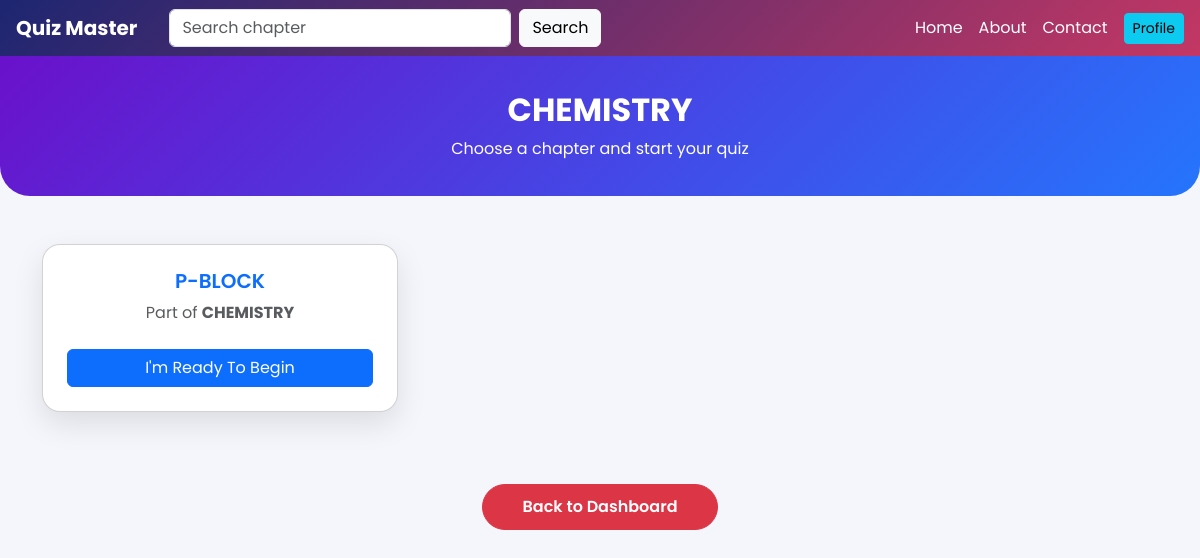
The page /chapter/wise/quiz/2/ (signed in) on the database its author committed.
### app.py (models this page shows)
class Quiz(db.Model):
    id = db.Column(db.Integer, primary_key=True)
    title = db.Column(db.String(100), nullable=False)
    created_at = db.Column(db.DateTime, default=datetime.utcnow)
    chapters = db.relationship('Chapter', backref='quiz', lazy=True, cascade='all, delete-orphan')

class Chapter(db.Model):
    id = db.Column(db.Integer, primary_key=True)
    title = db.Column(db.String(50), nullable=False)
    quiz_id = db.Column(db.Integer, db.ForeignKey('quiz.id'), nullable=False)
    created_at = db.Column(db.DateTime, default=datetime.utcnow)

### app.py (the view)
@app.route('/chapter/wise/quiz/<int:quiz_id>/', methods=['GET'])
@login_required
def chapter_wise_quiz(quiz_id):
    quiz = Quiz.query.get_or_404(quiz_id)
    search_query = request.args.get("q", '').strip()
    if search_query:
        chapters = Chapter.query.filter(
            Chapter.quiz_id == quiz_id,
            Chapter.title.ilike(f"%{search_query}%")
        ).all()
    else:
        chapters = Chapter.query.filter_by(quiz_id=quiz_id).all()
    return render_template('chapter_wise_quiz.html', quiz=quiz, chapters=chapters, search_query=search_query)

### app.py (called while the page is built)
def login_required(f):
    @wraps(f)
    def decorated_function(*args, **kwargs):
        if 'user_id' not in session:
            flash('Please log in to access this page.', 'warning')
            return redirect(url_for('user_login'))
        return f(*args, **kwargs)
    return decorated_function

### templates/chapter_wise_quiz.html (shortened to what this page needs)
<!DOCTYPE html>
<html lang="en">
<head>
  <link href="https://cdn.jsdelivr.net/npm/bootstrap@5.3.0/dist/css/bootstrap.min.css" rel="stylesheet">
</head>
<body>
<nav class="navbar navbar-expand-lg navbar-dark sticky-top px-3">
  <a class="navbar-brand" href="/">Quiz Master</a>
  <div class="collapse navbar-collapse" id="navMenu">
    <form class="d-flex mx-lg-3 my-2 my-lg-0"
          method="GET"
          action="/chapter/wise/quiz/{{ quiz.id }}">
      <input class="form-control me-2"
             type="search"
             name="q"
             value="{{ search_query or '' }}"
             placeholder="Search chapter">
      <button class="btn btn-light">Search</button>
    </form>
    <ul class="navbar-nav ms-auto align-items-lg-center">
      <li class="nav-item">
        <a class="nav-link text-white" href="/">Home</a>
      </li>
      <li class="nav-item">
        <a class="nav-link text-white" href="/about">About</a>
      </li>
      <li class="nav-item">
        <a class="nav-link text-white" href="/contact">Contact</a>
      </li>
      <li class="nav-item ms-lg-2">
        <a href="/user/profile" class="btn btn-info btn-sm">Profile</a>
      </li>
    </ul>
  </div>
</nav>
<div class="page-header text-center">
  <h2 class="fw-bold">{{ quiz.title }}</h2>
  <p class="mb-0">Choose a chapter and start your quiz</p>
</div>
<div class="container my-5">
  <div class="row">
    {% for chapter in chapters %}
    <div class="col-md-4 mb-4">
      <div class="card chapter-card p-4 text-center h-100">
        <h5 class="chapter-title text-primary">{{ chapter.title }}</h5>
        <p class="text-muted mb-4">
          Part of <strong>{{ chapter.quiz.title }}</strong>
        </p>
        <a href="/take/quiz/{{ chapter.quiz.id }}/{{ chapter.id }}"
           class="btn btn-primary w-100">
          I'm Ready To Begin
        </a>
      </div>
    </div>
    {% else %}
    <div class="col-12 text-center text-muted">
      <h3 style="color:darkred;">SORRY , No chapters found for this Quiz !! 😔</h3>
    </div>
    {% endfor %}
  </div>
  <div class="text-center mt-5">
    <a href="/user/dashboard" class="btn btn-danger back-btn">
      Back to Dashboard
    </a>
  </div>
</div>
</body>
</html>

### templates/chapter_wise_quiz.html (style rules this page uses)
body { font-family: 'Poppins', sans-serif; background: #f4f6fb; }
.navbar { background: linear-gradient(135deg, #1d2671, #c33764); }
.navbar-brand { font-weight: 700; color: #fff !important; }
.page-header { background: linear-gradient(135deg, #6a11cb, #2575fc); color: white; padding: 35px 20px; border-radius: 0 0 30px 30px; }
.chapter-card { border-radius: 18px; box-shadow: 0 12px 30px rgba(0,0,0,0.1); transition: all 0.25s ease; }
.chapter-title { font-weight: 600; }
.back-btn { border-radius: 50px; padding: 10px 40px; font-weight: 600; }

### rows shown on the page
Quiz: title "CHEMISTRY"
Chapter: title "P-BLOCK", quiz "CHEMISTRY"
